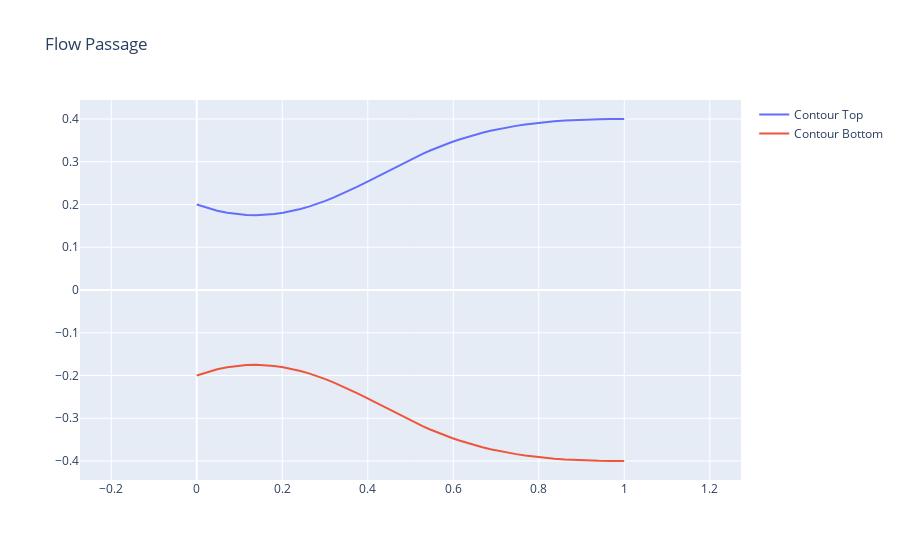

Source (notebook cell):
### Markdown cell above
## Passage

### Code cell
passage = SymmetricPassage(
    inlet_radius=0.2,
    area_ratio=2,
    axial_length=1,
    contour_props=[0.2, 0.5, 0.75],
    contour_angles=np.radians([-20, 15.0, 15.0]).tolist()
)
passage.visualize()
